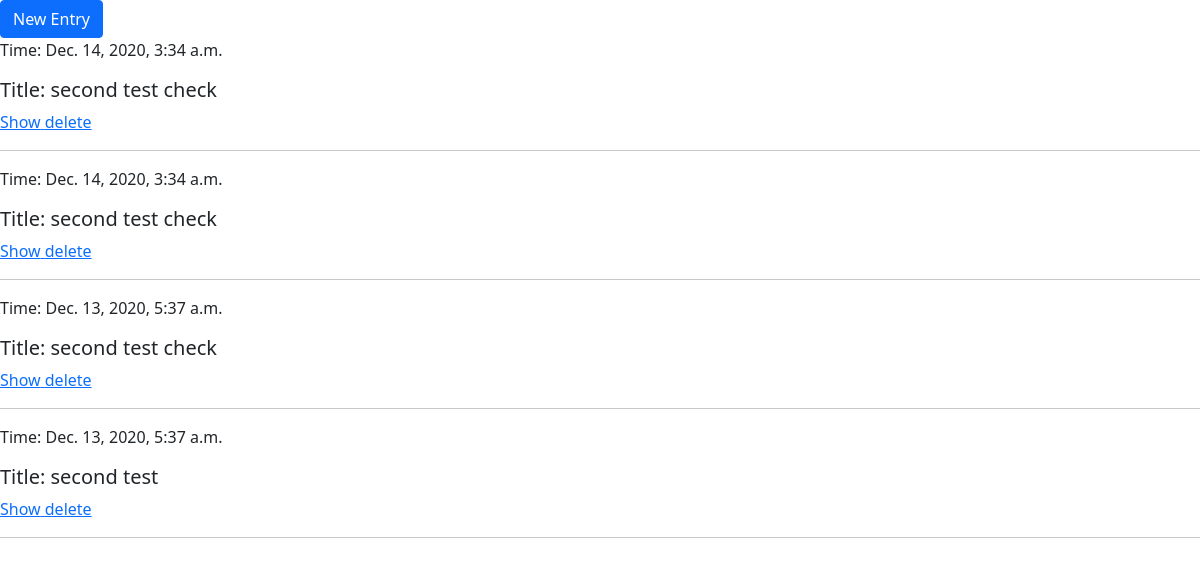
Screenshot of /diary/ with the database file from the repository.
### diary/models.py (models this page shows, shortened)
class Entry(models.Model):
    title = models.CharField(max_length=100)
    content = models.TextField()
    date_posted = models.DateTimeField(auto_now_add=True)

### diary/views.py (the view, shortened to what this page needs)
# urls.py: path('', views.index, name='index'),
def index(request):
    entries = Entry.objects.order_by('-date_posted')
    form = EntryForm()
    context = {'entries': entries, 'form': form}
    return render(request, 'diary/index.html', context)

### diary/templates/diary/index.html (shortened to what this page needs)
{% extends 'diary/base.html' %}
{% load crispy_forms_tags %}
{% block body %}
<button type="button" class="btn btn-primary" data-bs-toggle="modal" data-bs-target="#exampleModal">
  New Entry
</button>
{% for entry in entries %}
<div>
  <p>Time: {{entry.date_posted}}</p>
  <h5>Title: {{entry.title}}</h5>
  <a href="{% url 'show_entry' entry.id %}">Show</a><a href="{% url 'show_entry' entry.id %}?del=true">
    delete</a>
</div>
<hr>
{%endfor%}
{% endblock  %}

### rows the page displays
Entry: date_posted "Dec. 14, 2020, 3:34 a.m.", title "second test check"
Entry: date_posted "Dec. 14, 2020, 3:34 a.m.", title "second test check"
Entry: date_posted "Dec. 13, 2020, 5:37 a.m.", title "second test check"
Entry: date_posted "Dec. 13, 2020, 5:37 a.m.", title "second test"
